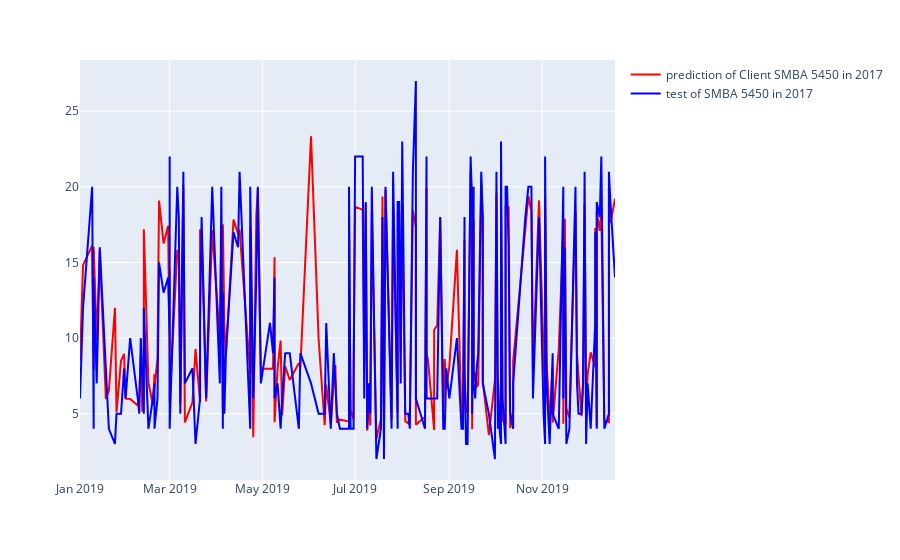

The cell this chart's notebook holds for it:
### Code cell
df_STE_DE_GESTION = df_combined_lgbm[df_combined_lgbm['ANCSCP'] == 5513.0]
df_2017 = df_STE_DE_GESTION[df_STE_DE_GESTION['Date'].dt.year == 2019]
fig = px.line()
fig = go.Figure(fig)
df_2017 = df_2017.sort_values(by="Date")


fig.add_trace(go.Scatter(x=df_2017['Date'], y=df_2017['y_pred_lgbm_inverted'], 
                         mode='lines', name='prediction of Client SMBA 5450 in 2017', line=dict(color='red')))
fig.add_trace(go.Scatter(x=df_2017['Date'], y=df_2017['Y_inverted_test'], 
                         mode='lines', name='test of SMBA 5450 in 2017', line=dict(color='blue')))
fig.show()

### Figure 1 — Plotly figure (JSON) as saved in the notebook; plotly's stock layout.template omitted (floating-point values rounded to 4 significant figures; data arrays with more than 128 entries replaced by an {"elided": "..."} marker saying what was removed)
{"data": [{"hovertemplate": "<extra></extra>", "legendgroup": "", "line": {"color": "#636efa", "dash": "solid"}, "marker": {"symbol": "circle"}, "mode": "lines", "name": "", "orientation": "v", "showlegend": false, "type": "scatter", "xaxis": "x", "yaxis": "y"}, {"line": {"color": "red"}, "mode": "lines", "name": "prediction of Client SMBA 5450 in 2017", "type": "scatter", "x": {"elided": "197 str values"}, "y": {"elided": "197 float values"}}, {"line": {"color": "blue"}, "mode": "lines", "name": "test of SMBA 5450 in 2017", "type": "scatter", "x": {"elided": "197 str values"}, "y": {"elided": "197 int values"}}], "layout": {"legend": {"tracegroupgap": 0}, "margin": {"t": 60}, "xaxis": {"anchor": "y", "domain": [0, 1]}, "yaxis": {"anchor": "x", "domain": [0, 1]}}}
